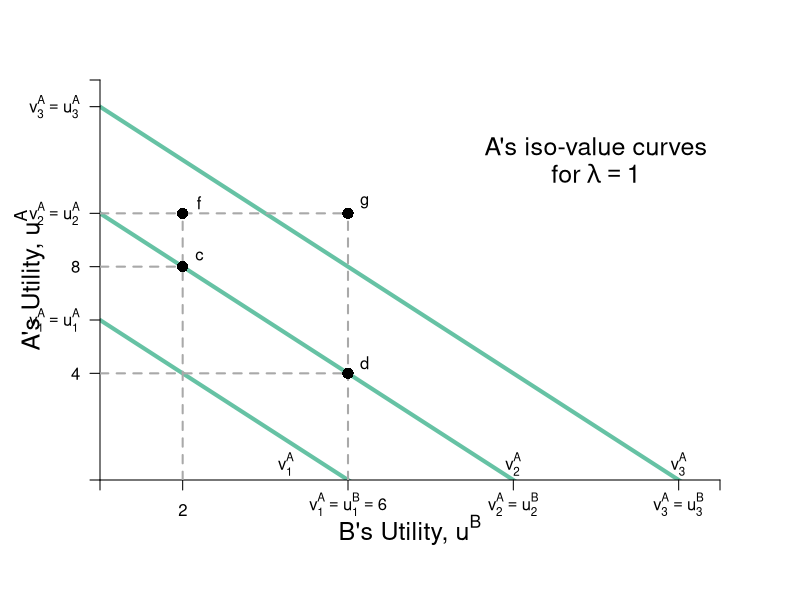

Write the R code that produced this figure.
#Graph Designer: Simon Halliday
#Authors: Bowles, Foley and Halliday
#Title: Coordination, Conflict and Competition: A Text in Microeconomics

require(shape)
pdf(file = "bfh-textbook/constrained_optimization/constrained_optimization_hg.pdf", width = 9, height = 7)

#Set parameters for graphics
axislabelsize <- 1.5

indiffcurveA1 <- function(x, v = 10, lambda = 1) {
  (v - 4) - lambda * x
}

indiffcurveA2 <- function(x, v = 10, lambda = 1) {
  v - lambda * x
}

indiffcurveA3 <- function(x, v = 10, lambda = 1) {
  (v + 4) - lambda * x
}


COL <- c("#7fc97f", "#beaed4", "#fdc086", "#ffff99")
COLA <- c("#99d8c9","#66c2a4","#41ae76", "#238b45", "#005824")
par(mar =  c(6, 5, 4, 4))
xlims <- c(0, 15)
ylims <- c(0, 15)

plot(0, 0, xlim = xlims, ylim = ylims, type = "n",
     xlab = "",
     ylab = "", 
     line = 3,
     xaxt = "n", 
     yaxt = "n", 
     cex.lab = axislabelsize, 
     bty = "n",
     xaxs="i", 
     yaxs="i")


npts <- 500 
npts2 <- 501

#Specify the sequences of points for graphing. 
xx1 <- seq(xlims[1], xlims[2], length.out = npts)

#Draw the lines for the graphs
lines(xx1, indiffcurveA1(xx1), col = COLA[2], lwd = 4)
lines(xx1, indiffcurveA2(xx1), col = COLA[2], lwd = 4)
lines(xx1, indiffcurveA3(xx1), col = COLA[2], lwd = 4)

#Customize ticks and labels for the plot
ticksy <- c(ylims[1], 4, 6, 8, 10, 14, ylims[2])
ylabels <- c(NA, 4, expression(paste(v[1]^A == u[1]^A)), 8, expression(paste(v[2]^A == u[2]^A)), expression(paste(v[3]^A == u[3]^A)), NA)
ticksx <- c(xlims[1], 2, 10 - 4, 10, 10 + 4, xlims[2])
xlabels <- c(NA, 2, expression(paste(v[1]^A == u[1]^B)==6), expression(paste(v[2]^A == u[2]^B)), expression(paste(v[3]^A == u[3]^B)), NA)
# 
# ticksy <- seq(from = ylims[1], to = ylims[2], by = 2)
# ylabels <- seq(from = ylims[1], to = ylims[2], by = 2)
# ticksx <- seq(from = xlims[1], to = xlims[2], by = 2)
# xlabels <- seq(from = xlims[1], to = xlims[2], by = 2)

axis(1, at = ticksx, pos = 0, labels = xlabels)
axis(2, at = ticksy, pos = 0, labels = ylabels, las = 1)


mtext(expression(paste("B's Utility, ", u^B)), side = 1, line = 2.5, cex = axislabelsize)
text(-1.7, 0.5*(ylims[2]), expression(paste("A's Utility, ", u^A)), xpd = TRUE, cex = axislabelsize, srt = 90) 



#Add arrows:
#arrows(-0.9, 10.5, -0.9, 14, xpd = TRUE, length=0.1,angle=40,lwd=3)
#arrows(6.2, -1.6, 9, -1.6, xpd = TRUE, length=0.1,angle=40,lwd=3)

#Annotation of the three graphs
text(4.5, .6, expression(v[1]^A))
text(10, .6, expression(v[2]^A))
text(14, .6, expression(v[3]^A))

#Lines to label 2 points
segments(0, 8, 2, 8, lty = 2, col = "darkgray", lwd = 2)
segments(2, 0, 2, 10, lty = 2, col = "darkgray", lwd = 2)
segments(0, 4, 6, 4, lty = 2, col = "darkgray", lwd = 2)
segments(6, 0, 6, 10, lty = 2, col = "darkgray", lwd = 2)
segments(0, 10, 6, 10, lty = 2, col = "darkgray", lwd = 2)

#Annotate 4 points
#c and d
points(2, 8, pch = 16, col = "black", cex = 1.5)
text(2.4, 8.4, expression(c))
points(6, 4, pch = 16, col = "black", cex = 1.5)
text(6.4, 4.4, expression(d))

#f and g
points(2, 10, pch = 16, col = "black", cex = 1.5)
text(2.4, 10.4, expression(f))
points(6, 10, pch = 16, col = "black", cex = 1.5)
text(6.4, 10.4, expression(g))

#Mention lambda
text(12, 12.5, expression("A's iso-value curves"), cex = axislabelsize)
text(12, 11.5, expression(paste("for ", lambda == 1)), cex = axislabelsize)




dev.off()
